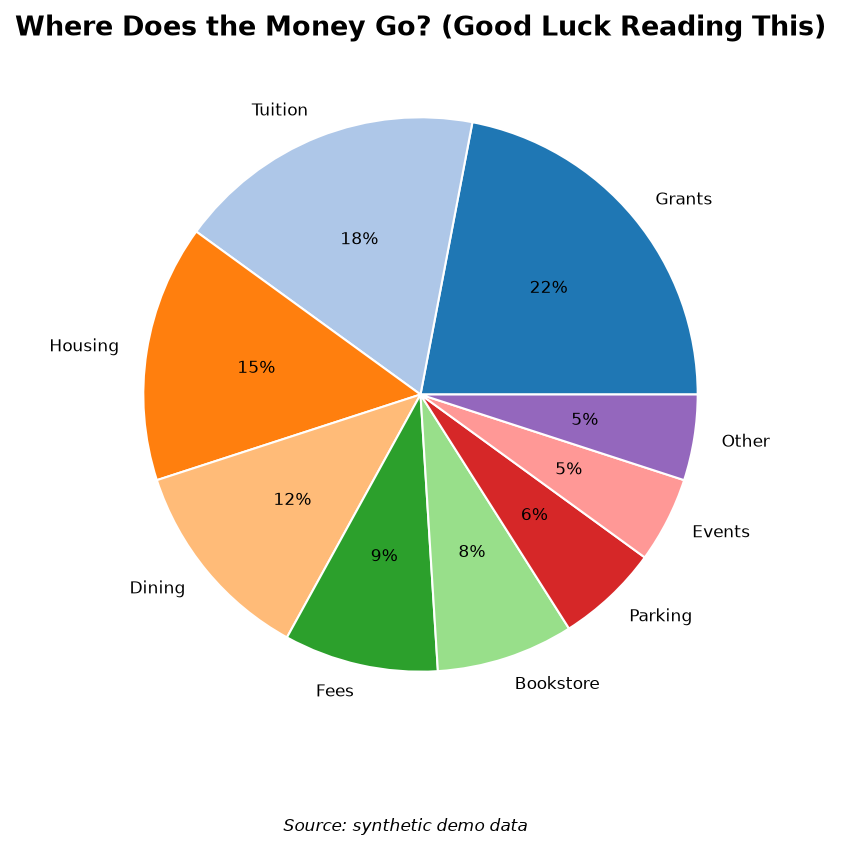

Here is the Python script that generated this plot:
"""DELIBERATELY BAD: pie chart with 9 slices.

Nine slices means five of them are slivers, the labels collide into an
unreadable heap, and the reader can't compare anything smaller than the top
two. See teaching-note.md and fixed.py.
All data is synthetic, invented for teaching.
"""
import matplotlib
matplotlib.use("Agg")  # headless-safe
import matplotlib.pyplot as plt
import os

HERE = os.path.dirname(os.path.abspath(__file__))

categories = ["Grants", "Tuition", "Housing", "Dining", "Fees",
              "Bookstore", "Parking", "Events", "Other"]
amounts = [22, 18, 15, 12, 9, 8, 6, 5, 5]  # synthetic demo data

fig, ax = plt.subplots(figsize=(8, 6))
ax.pie(amounts, labels=categories, autopct="%1.0f%%",  # <-- THE SIN: 9 slices
       colors=plt.cm.tab20.colors, textprops={"fontsize": 8},
       wedgeprops={"edgecolor": "white"})
ax.set_title("Where Does the Money Go? (Good Luck Reading This)",
             fontsize=13, fontweight="bold")
fig.text(0.5, 0.01, "Source: synthetic demo data", ha="center",
         fontsize=8, style="italic")
fig.savefig(os.path.join(HERE, "bad.png"), dpi=150, bbox_inches="tight")
print("saved", os.path.join(HERE, "bad.png"))
